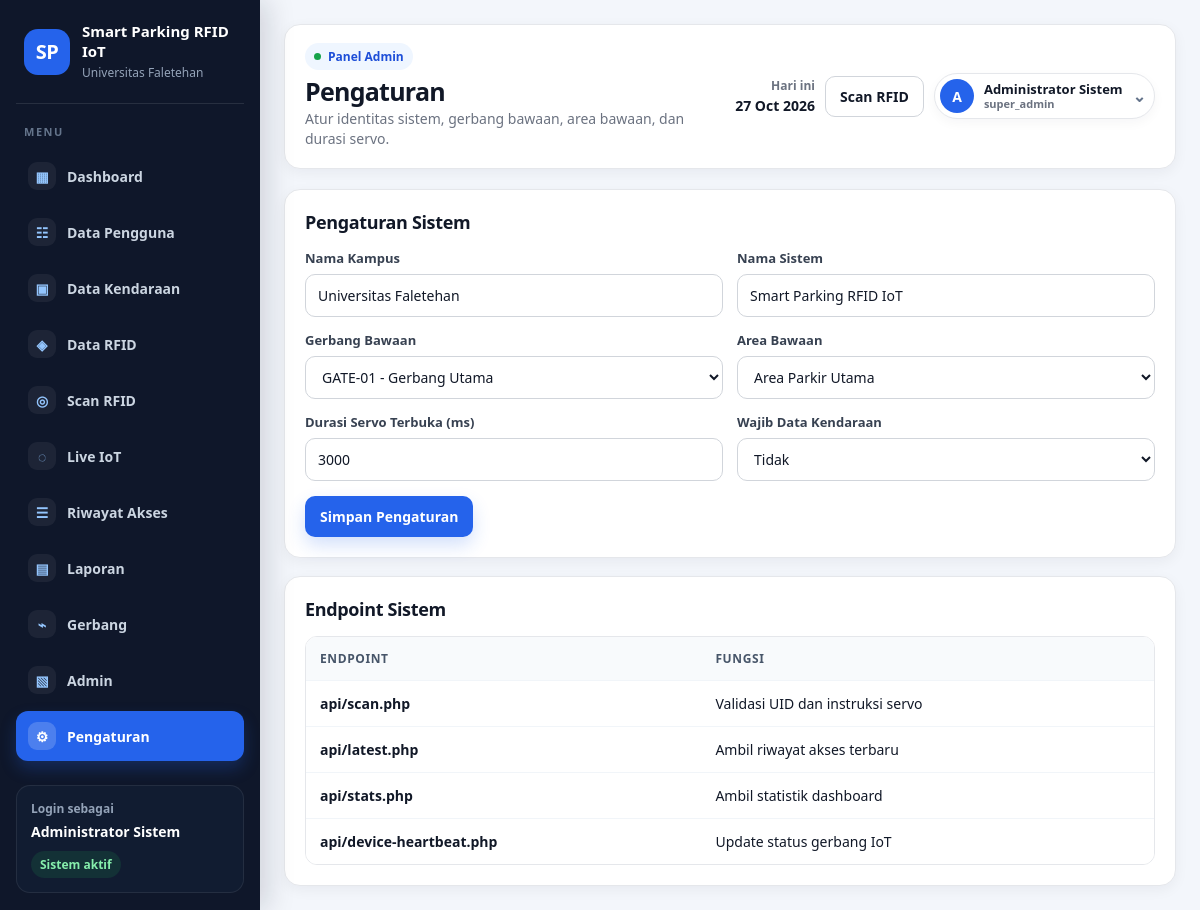
The page /settings.php (signed in) on the database its author committed.
### tables this page shows
CREATE TABLE IF NOT EXISTS system_settings (
    id_setting INT AUTO_INCREMENT PRIMARY KEY,
    setting_key VARCHAR(80) NOT NULL UNIQUE,
    setting_value TEXT NULL,
    updated_at DATETIME NULL ON UPDATE CURRENT_TIMESTAMP
);

CREATE TABLE IF NOT EXISTS gates (
    id_gate INT AUTO_INCREMENT PRIMARY KEY,
    kode_gate VARCHAR(30) NOT NULL UNIQUE,
    nama_gate VARCHAR(100) NOT NULL,
    lokasi VARCHAR(120) NULL,
    mode_gate ENUM('Masuk','Keluar','Masuk-Keluar') NOT NULL DEFAULT 'Masuk-Keluar',
    status TINYINT(1) NOT NULL DEFAULT 1,
    last_seen DATETIME NULL
);

CREATE TABLE IF NOT EXISTS parking_areas (
    id_area INT AUTO_INCREMENT PRIMARY KEY,
    nama_area VARCHAR(100) NOT NULL,
    kapasitas INT NOT NULL DEFAULT 0,
    lokasi VARCHAR(120) NULL,
    status TINYINT(1) NOT NULL DEFAULT 1
);

### includes/functions.php (called while the page is built, shortened)
<?php
function e($value) {
    return htmlspecialchars((string)$value, ENT_QUOTES, 'UTF-8');
}
function setting($pdo, $key, $default = '') {
    $stmt = $pdo->prepare('SELECT setting_value FROM system_settings WHERE setting_key = ? LIMIT 1');
    $stmt->execute([$key]);
    $row = $stmt->fetch();
    return $row ? $row['setting_value'] : $default;
}
function active_menu($file) {
    return basename($_SERVER['PHP_SELF']) === $file ? 'active' : '';
}
?>

### settings.php (the view, shortened to what this page needs)
<?php
$pageTitle='Pengaturan';
$pageSubtitle='Atur identitas sistem, gerbang bawaan, area bawaan, dan durasi servo.';
require_once __DIR__ . '/includes/header.php';
$gates=$pdo->query('SELECT id_gate,nama_gate,kode_gate FROM gates WHERE status=1 ORDER BY nama_gate')->fetchAll();$areas=$pdo->query('SELECT id_area,nama_area FROM parking_areas WHERE status=1 ORDER BY nama_area')->fetchAll();
?>
<div class="card"><div class="card-title"><h3>Pengaturan Sistem</h3></div><form method="post"><div class="form-grid"><div class="form-group"><label>Nama Kampus</label><input class="input" name="campus_name" value="<?= e(setting($pdo,'campus_name')) ?>"></div><div class="form-group"><label>Nama Sistem</label><input class="input" name="system_name" value="<?= e(setting($pdo,'system_name')) ?>"></div><div class="form-group"><label>Gerbang Bawaan</label><select class="select" name="default_gate_id"><?php foreach($gates as $g): ?><option value="<?= $g['id_gate'] ?>" <?= setting($pdo,'default_gate_id')==$g['id_gate']?'selected':'' ?>><?= e($g['kode_gate'].' - '.$g['nama_gate']) ?></option><?php endforeach; ?></select></div><div class="form-group"><label>Area Bawaan</label><select class="select" name="default_area_id"><?php foreach($areas as $a): ?><option value="<?= $a['id_area'] ?>" <?= setting($pdo,'default_area_id')==$a['id_area']?'selected':'' ?>><?= e($a['nama_area']) ?></option><?php endforeach; ?></select></div><div class="form-group"><label>Durasi Servo Terbuka (ms)</label><input class="input" type="number" name="servo_open_delay" value="<?= e(setting($pdo,'servo_open_delay',3000)) ?>"></div><div class="form-group"><label>Wajib Data Kendaraan</label><select class="select" name="require_vehicle_data"><option value="0" <?= setting($pdo,'require_vehicle_data')=='0'?'selected':'' ?>>Tidak</option><option value="1" <?= setting($pdo,'require_vehicle_data')=='1'?'selected':'' ?>>Ya</option></select></div></div><div class="form-actions"><button class="btn btn-primary">Simpan Pengaturan</button></div></form></div>
<div class="card" style="margin-top:18px"><div class="card-title"><h3>Endpoint Sistem</h3></div><div class="table-wrap"><table><thead><tr><th>Endpoint</th><th>Fungsi</th></tr></thead><tbody><tr><td><b>api/scan.php</b></td><td>Validasi UID dan instruksi servo</td></tr><tr><td><b>api/latest.php</b></td><td>Ambil riwayat akses terbaru</td></tr><tr><td><b>api/stats.php</b></td><td>Ambil statistik dashboard</td></tr><tr><td><b>api/device-heartbeat.php</b></td><td>Update status gerbang IoT</td></tr></tbody></table></div></div>
<?php require_once __DIR__ . '/includes/footer.php'; ?>

### includes/header.php (shortened to what this page needs)
<?php
require_once __DIR__ . '/../config/database.php';
require_once __DIR__ . '/functions.php';
$campusName = setting($pdo, 'campus_name', 'Universitas Faletehan');
$systemName = setting($pdo, 'system_name', 'Smart Parking RFID IoT');
$currentDate = date('d M Y');
$adminName = $_SESSION['admin']['nama_admin'] ?? 'Admin';
$adminRole = $_SESSION['admin']['role'] ?? 'Administrator';
$adminInitials = strtoupper(substr(trim($adminName), 0, 1));
?>
<!DOCTYPE html>
<html lang="id">
<head>
    <link rel="stylesheet" href="assets/css/style.css">
</head>
<body>
<div class="app-shell">
    <aside class="sidebar" id="sidebar">
        <div class="brand">
            <div class="brand-icon">SP</div>
            <div>
                <strong><?= e($systemName) ?></strong>
                <span><?= e($campusName) ?></span>
            </div>
        </div>
        <nav class="menu">
            <a class="<?= active_menu('dashboard.php') ?>" href="dashboard.php"><span>▦</span> Dashboard</a>
            <a class="<?= active_menu('users.php') ?>" href="users.php"><span>☷</span> Data Pengguna</a>
            <a class="<?= active_menu('vehicles.php') ?>" href="vehicles.php"><span>▣</span> Data Kendaraan</a>
            <a class="<?= active_menu('rfid_cards.php') ?>" href="rfid_cards.php"><span>◈</span> Data RFID</a>
            <a class="<?= active_menu('scan.php') ?>" href="scan.php"><span>◎</span> Scan RFID</a>
            <a class="<?= active_menu('iot_monitor.php') ?>" href="iot_monitor.php"><span>◌</span> Live IoT</a>
            <a class="<?= active_menu('access_logs.php') ?>" href="access_logs.php"><span>☰</span> Riwayat Akses</a>
            <a class="<?= active_menu('reports.php') ?>" href="reports.php"><span>▤</span> Laporan</a>
            <a class="<?= active_menu('gates.php') ?>" href="gates.php"><span>⌁</span> Gerbang</a>
            <a class="<?= active_menu('admins.php') ?>" href="admins.php"><span>▧</span> Admin</a>
            <a class="<?= active_menu('settings.php') ?>" href="settings.php"><span>⚙</span> Pengaturan</a>
        </nav>
        <div class="sidebar-footer">
            <small>Login sebagai</small>
            <b><?= e($adminName) ?></b>
        </div>
    </aside>
    <main class="main">
        <header class="topbar">
            <div class="topbar-left">
                <div class="topbar-title">
                    <span class="topbar-kicker">Panel Admin</span>
                    <h1><?= e($pageTitle ?? 'Dashboard') ?></h1>
                    <p><?= e($pageSubtitle ?? 'Monitoring sistem parkir cerdas berbasis RFID dan IoT') ?></p>
                </div>
            </div>
            <div class="topbar-actions">
                <div class="topbar-date"><span>Hari ini</span><b><?= e($currentDate) ?></b></div>
                <a class="btn btn-light quick-scan" href="scan.php">Scan RFID</a>
                <div class="profile-menu" id="profileMenu">
                    <button class="profile-trigger" id="profileTrigger" type="button" aria-haspopup="true" aria-expanded="false">
                        <span class="profile-avatar"><?= e($adminInitials) ?></span>
                        <span class="profile-text">
                            <b><?= e($adminName) ?></b>
                            <small><?= e($adminRole) ?></small>
                        </span>
                        <span class="profile-chevron">⌄</span>
                    </button>
                </div>
            </div>
        </header>

### rows shown on the page
system_settings: setting_value "Smart Parking RFID IoT", system_name "Smart Parking RFID IoT"
system_settings: setting_value "Universitas Faletehan", campus_name "Universitas Faletehan"
system_settings: default_gate_id "GATE-01 - Gerbang Utama"
system_settings: default_area_id "Area Parkir Utama"
system_settings: servo_open_delay "3000"
system_settings: require_vehicle_data "Tidak"

### other values the page prints
$adminName "Administrator Sistem"
$pageTitle "Pengaturan"
$pageSubtitle "Atur identitas sistem, gerbang bawaan, area bawaan, dan durasi servo."
$adminInitials "A"
$adminRole "super_admin"
